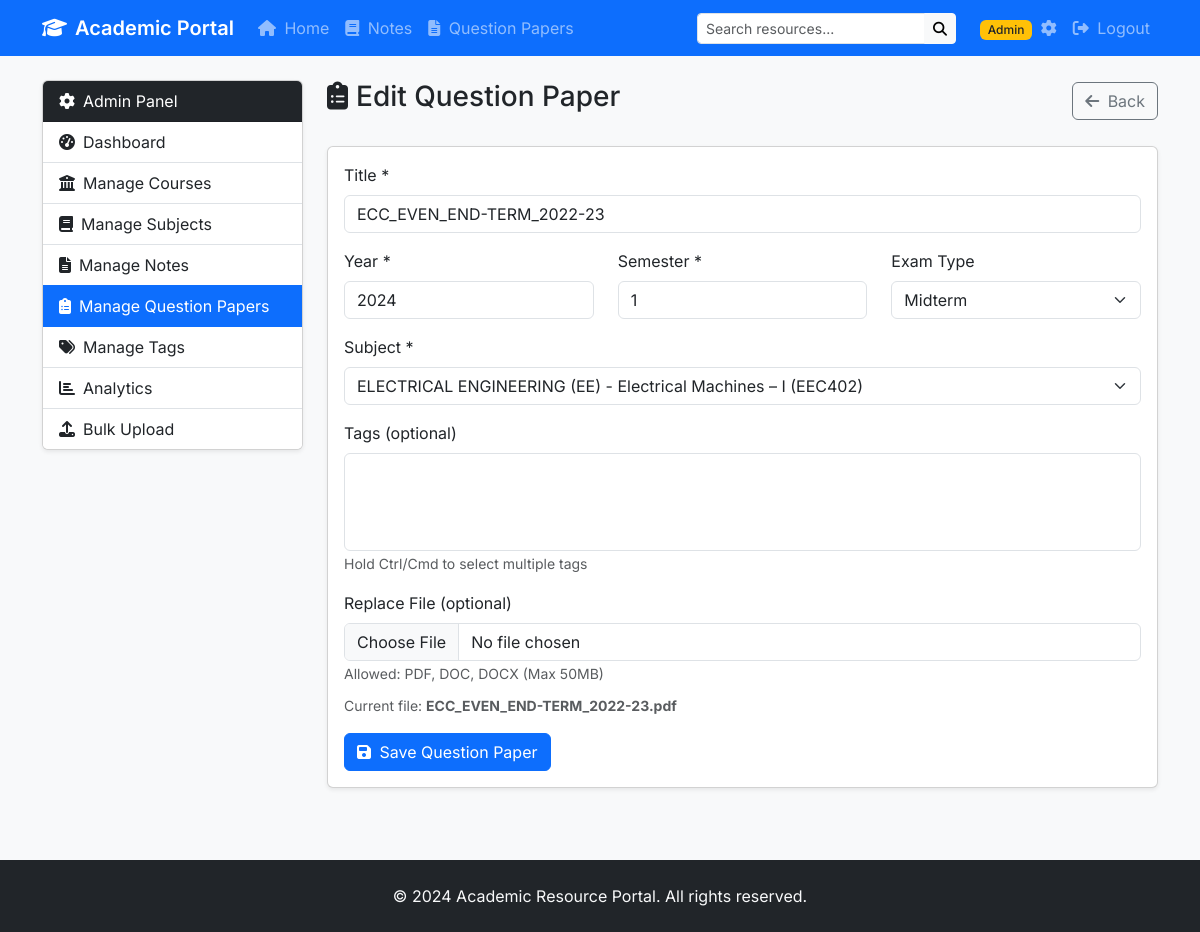
/admin/question-papers/edit/1 (signed in), run on the app's committed database.
### models.py (models this page shows, shortened)
class QuestionPaper(db.Model):
    id = db.Column(db.Integer, primary_key=True)
    title = db.Column(db.String(200), nullable=False)
    year = db.Column(db.Integer, nullable=False)
    semester = db.Column(db.Integer, nullable=False)
    exam_type = db.Column(db.String(50))
    filename = db.Column(db.String(255), nullable=False)
    original_filename = db.Column(db.String(255), nullable=False)
    file_size = db.Column(db.Integer)
    subject_id = db.Column(db.Integer, db.ForeignKey('subject.id'), nullable=False)
    uploaded_at = db.Column(db.DateTime, default=datetime.utcnow)
    download_count = db.Column(db.Integer, default=0)
    tags = db.relationship('Tag', secondary='paper_tags', backref=db.backref('papers', lazy='dynamic'))

### routes.py (the view, shortened to what this page needs)
@app.route('/admin/question-papers/edit/<int:paper_id>', methods=['GET', 'POST'])
@login_required
def admin_edit_question_paper(paper_id):
    paper = QuestionPaper.query.get_or_404(paper_id)
    form = QuestionPaperEditForm(obj=paper)
    subjects = Subject.query.join(Course).order_by(Course.name, Subject.name).all()
    form.subject_id.choices = [(s.id, f"{s.course.name} - {s.name}") for s in subjects]
    form.tag_ids.choices = [(t.id, t.name) for t in Tag.query.order_by(Tag.name).all()]
    if request.method == 'GET':
        form.tag_ids.data = [t.id for t in paper.tags]
    return render_template('admin/question_paper_form.html', form=form, title='Edit Question Paper', paper=paper)

### forms.py
class QuestionPaperEditForm(FlaskForm):
    title = StringField('Title', validators=[DataRequired(), Length(max=200)])
    year = IntegerField('Year', validators=[DataRequired(), NumberRange(min=2000, max=2100)])
    semester = IntegerField('Semester', validators=[DataRequired(), NumberRange(min=1, max=10)])
    exam_type = SelectField('Exam Type', choices=[
        ('midterm', 'Midterm'),
        ('endterm', 'End Term'),
        ('supplementary', 'Supplementary'),
        ('quiz', 'Quiz'),
        ('other', 'Other')
    ])
    subject_id = SelectField('Subject', coerce=int, validators=[DataRequired()])
    tag_ids = SelectMultipleField('Tags', coerce=int)
    file = FileField('Replace File (optional)', validators=[
        FileAllowed(['pdf', 'doc', 'docx'], 'Only PDF and Word files allowed!')
    ])

### routes.py (called while the page is built)
@login_manager.user_loader
def load_user(user_id):
    return Admin.query.get(int(user_id))

### templates/admin/question_paper_form.html (shortened to what this page needs)
{% extends "admin/base_admin.html" %}
{% block admin_content %}
<div class="d-flex justify-content-between align-items-center mb-4">
    <h3><i class="fas fa-clipboard-list me-2"></i>{{ title }}</h3>
    <a href="{{ url_for('admin_question_papers') }}" class="btn btn-outline-secondary">
        <i class="fas fa-arrow-left me-1"></i> Back
    </a>
</div>
<div class="card shadow-sm">
    <div class="card-body">
        <form method="post" enctype="multipart/form-data">
            <div class="mb-3">
                <label for="title" class="form-label">Title *</label>
                {{ form.title(class="form-control", placeholder="e.g., Data Structures Mid-Term Exam") }}
            </div>
            <div class="row">
                <div class="col-md-4 mb-3">
                    <label for="year" class="form-label">Year *</label>
                    {{ form.year(class="form-control", placeholder="e.g., 2024") }}
                </div>
                <div class="col-md-4 mb-3">
                    <label for="semester" class="form-label">Semester *</label>
                    {{ form.semester(class="form-control", placeholder="e.g., 3") }}
                </div>
                <div class="col-md-4 mb-3">
                    <label for="exam_type" class="form-label">Exam Type</label>
                    {{ form.exam_type(class="form-select") }}
                </div>
            </div>
            <div class="mb-3">
                <label for="subject_id" class="form-label">Subject *</label>
                {{ form.subject_id(class="form-select") }}
            </div>
            <div class="mb-3">
                <label for="tag_ids" class="form-label">Tags (optional)</label>
                {{ form.tag_ids(class="form-select", multiple=True, size="4") }}
                <small class="text-muted">Hold Ctrl/Cmd to select multiple tags</small>
            </div>
            <div class="mb-3">
                <label for="file" class="form-label">
                    {% if paper %}
                    Replace File (optional)
                    {% else %}
                    File *
                    {% endif %}
                </label>
                <div class="input-group">
                    {{ form.file(class="form-control") }}
                </div>
                <small class="text-muted">Allowed: PDF, DOC, DOCX (Max 50MB)</small>
                {% if paper %}
                <div class="mt-2">
                    <small class="text-muted">Current file: <strong>{{ paper.original_filename }}</strong></small>
                </div>
                {% endif %}
            </div>
            <button type="submit" class="btn btn-primary">
                <i class="fas fa-save me-1"></i> Save Question Paper
            </button>
        </form>
    </div>
</div>
{% endblock %}

### static/css/style.css (style rules this page uses)
body { font-family: 'Inter', sans-serif; background-color: #f8f9fa; min-height: 100vh; display: flex; flex-direction: column; }

### data on the page
QuestionPaper: title "ECC_EVEN_END-TERM_2022-23", year "2024", semester "1", exam_type "Midterm", subject_id "ELECTRICAL ENGINEERING (EE) - Electrical Machines – I (EEC402)", original_filename "ECC_EVEN_END-TERM_2022-23.pdf"

### other printed values
{{ title }} "Edit Question Paper"
